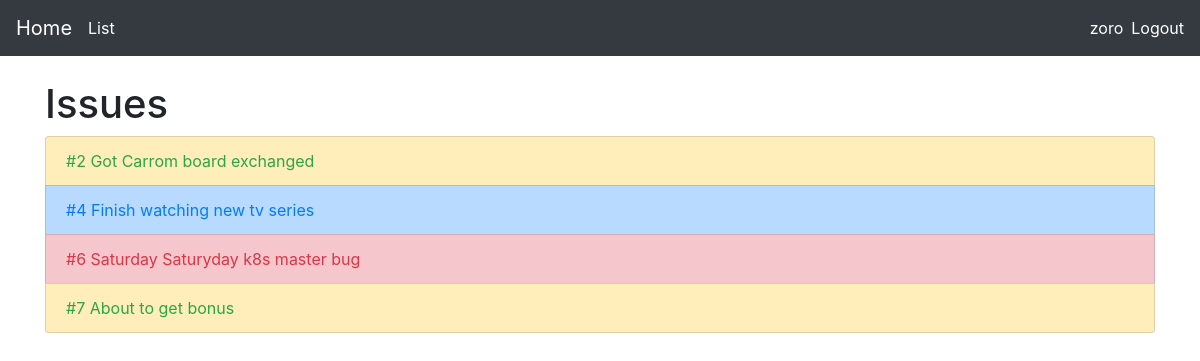
The page /issues/ (signed in) on the database its author committed.
### issues/models.py (models this page shows, shortened)
class Issue(models.Model):
    user = models.ForeignKey(User, related_name='issues',on_delete=models.CASCADE)
    title = models.CharField(blank=False, max_length=250)
    issue_no = models.AutoField(primary_key=True)
    created_at = models.DateTimeField(auto_now=True)
    details = models.TextField(blank=False)
    class TypeOfIssue(models.TextChoices):
        STORY = 'ST', _('Story')
        BUG = 'BU', _('Bug')
        TASK = 'TA', _('Task')
    class Status(models.TextChoices):
        OPEN = 'OP', _('Open')
        IN_PROGRESS = 'IN', _('In Progress')
        CLOSED = 'CL', _('Closed')
    type = models.CharField(
        max_length=2,
        choices=TypeOfIssue.choices,
        default=TypeOfIssue.BUG,
    )
    status = models.CharField(
        max_length=2,
        choices=Status.choices,
        default=Status.OPEN,
    )

### issues/views.py (the view)
# urls.py: path('', views.IssueList.as_view(), name='list'),
class IssueList(generic.list.ListView):
    model = models.Issue
    def get_context_data(self, **kwargs):
        context = super().get_context_data(**kwargs)
        for issue in context['issue_list']:
            if issue.type == "ST":
                issue.className = "list-group-item-warning"
                issue.textColor = "text-success"
            elif issue.type == "BU":
                issue.className = "list-group-item-danger"
                issue.textColor = "text-danger"
            else:
                issue.className = "list-group-item-primary"
                issue.textColor = "text-primary"
        return context

### issues/templates/issues/issue_list.html
{% extends 'base.html' %}
{% block content %}
<h1>Issues</h1>
<ul class="list-group">
  {% for issue in issue_list %}
  <li class="list-group-item {{issue.className}}">
    <a href="{% url 'issues:detail' pk=issue.pk %}" class="{{issue.textColor}}">
      #{{issue.issue_no}}
      {{issue.title}}
    </a>
  </li>
  {% empty %}
  <li>No issues yet.</li>
  {% endfor %}
</ul>
{% endblock %}

### templates/base.html (shortened to what this page needs)
<!DOCTYPE html>
<html lang="en">
  <head>
    <link
      rel="stylesheet"
      href="https://stackpath.bootstrapcdn.com/bootstrap/4.1.3/css/bootstrap.min.css"
    />
  </head>
  <body>
    <nav class="navbar navbar-dark bg-dark mb-4">
      <a class="navbar-brand" href="{% url 'home' %}">
        Home
      </a>
      <a class="mr-auto text-white" href="{% url 'issues:list' %}">List</a>
      {% if not user.is_authenticated %}
        <a class="text-white" href="{% url 'account_login' %}">Login</a>
      {% else %}
        <a class="text-white mr-2" href="#">{{user.username}}</a>
        <a class="text-white" href="{% url 'account_logout' %}">Logout</a>
      {% endif %}
    </nav>
    <div class="container">
      {% block content %} {% endblock %}
    </div>
  </body>
</html>

### rows shown on the page
Issue: issue_no "2", title "Got Carrom board exchanged"
Issue: issue_no "4", title "Finish watching new tv series"
Issue: issue_no "6", title "Saturday Saturyday k8s master bug"
Issue: issue_no "7", title "About to get bonus"

### other values the page prints
{{ user.username }} "zoro"
